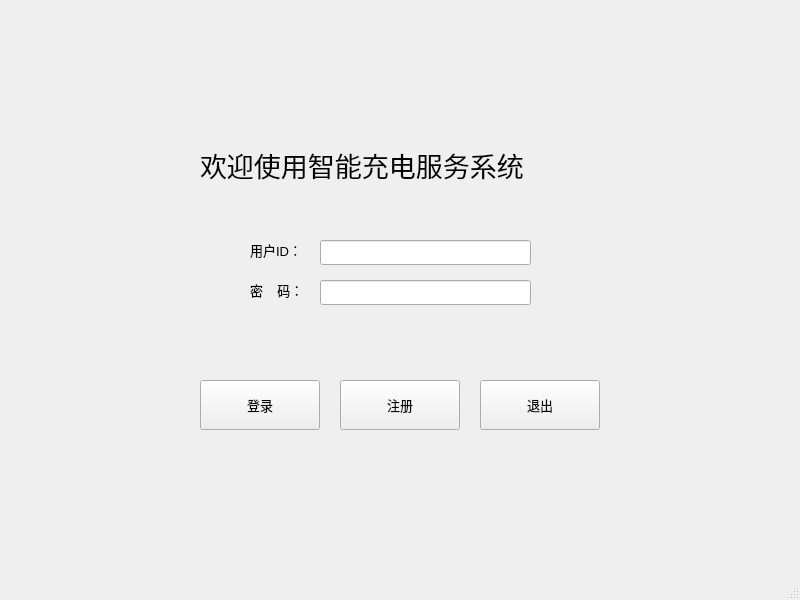
<?xml version="1.0" encoding="UTF-8"?>
<ui version="4.0">
 <class>MainWindow</class>
 <widget class="QMainWindow" name="MainWindow">
  <property name="geometry">
   <rect>
    <x>0</x>
    <y>0</y>
    <width>800</width>
    <height>600</height>
   </rect>
  </property>
  <property name="sizePolicy">
   <sizepolicy hsizetype="Fixed" vsizetype="Fixed">
    <horstretch>0</horstretch>
    <verstretch>0</verstretch>
   </sizepolicy>
  </property>
  <property name="windowTitle">
   <string>MainWindow</string>
  </property>
  <widget class="QWidget" name="centralwidget">
   <widget class="QLabel" name="welcome">
    <property name="geometry">
     <rect>
      <x>200</x>
      <y>140</y>
      <width>400</width>
      <height>50</height>
     </rect>
    </property>
    <property name="sizePolicy">
     <sizepolicy hsizetype="Preferred" vsizetype="Preferred">
      <horstretch>0</horstretch>
      <verstretch>0</verstretch>
     </sizepolicy>
    </property>
    <property name="font">
     <font>
      <family>华光隶书_CNKI</family>
      <pointsize>20</pointsize>
      <italic>false</italic>
      <bold>false</bold>
     </font>
    </property>
    <property name="styleSheet">
     <string notr="true"/>
    </property>
    <property name="text">
     <string>欢迎使用智能充电服务系统</string>
    </property>
   </widget>
   <widget class="QPushButton" name="login">
    <property name="geometry">
     <rect>
      <x>200</x>
      <y>380</y>
      <width>120</width>
      <height>50</height>
     </rect>
    </property>
    <property name="font">
     <font>
      <pointsize>10</pointsize>
     </font>
    </property>
    <property name="text">
     <string>登录</string>
    </property>
   </widget>
   <widget class="QPushButton" name="quit">
    <property name="geometry">
     <rect>
      <x>480</x>
      <y>380</y>
      <width>120</width>
      <height>50</height>
     </rect>
    </property>
    <property name="font">
     <font>
      <pointsize>10</pointsize>
     </font>
    </property>
    <property name="text">
     <string>退出</string>
    </property>
   </widget>
   <widget class="QLineEdit" name="username">
    <property name="geometry">
     <rect>
      <x>320</x>
      <y>240</y>
      <width>211</width>
      <height>25</height>
     </rect>
    </property>
   </widget>
   <widget class="QLineEdit" name="password">
    <property name="geometry">
     <rect>
      <x>320</x>
      <y>280</y>
      <width>211</width>
      <height>25</height>
     </rect>
    </property>
   </widget>
   <widget class="QLabel" name="usrLab">
    <property name="geometry">
     <rect>
      <x>250</x>
      <y>240</y>
      <width>61</width>
      <height>20</height>
     </rect>
    </property>
    <property name="font">
     <font>
      <pointsize>10</pointsize>
     </font>
    </property>
    <property name="text">
     <string>用户ID：</string>
    </property>
   </widget>
   <widget class="QLabel" name="passLab">
    <property name="geometry">
     <rect>
      <x>250</x>
      <y>280</y>
      <width>61</width>
      <height>20</height>
     </rect>
    </property>
    <property name="font">
     <font>
      <pointsize>10</pointsize>
     </font>
    </property>
    <property name="text">
     <string>密    码：</string>
    </property>
   </widget>
   <widget class="QPushButton" name="logon">
    <property name="geometry">
     <rect>
      <x>340</x>
      <y>380</y>
      <width>120</width>
      <height>50</height>
     </rect>
    </property>
    <property name="font">
     <font>
      <pointsize>10</pointsize>
     </font>
    </property>
    <property name="text">
     <string>注册</string>
    </property>
   </widget>
  </widget>
  <widget class="QStatusBar" name="statusbar"/>
 </widget>
 <resources/>
 <connections/>
</ui>
